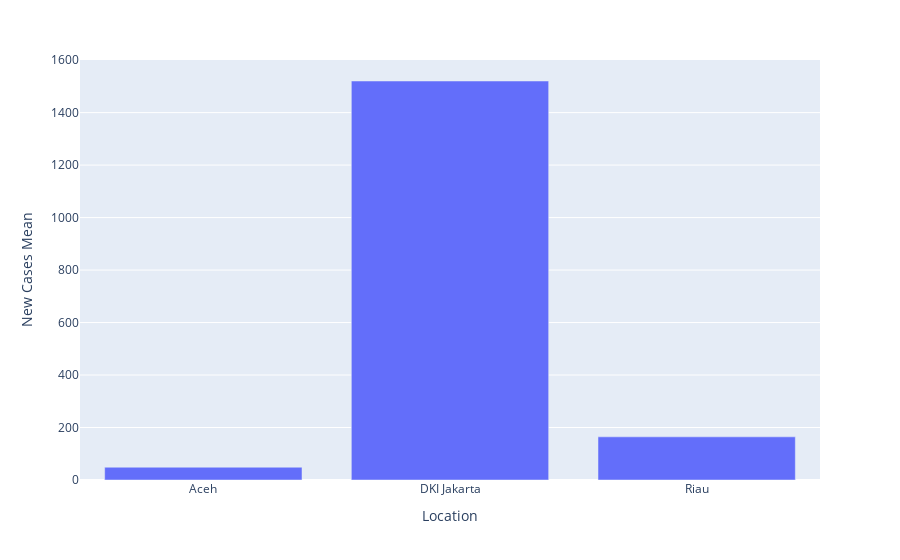

The cell this chart's notebook holds for it:
### Code cell
px.bar(series, x=series.index, y='New Cases',
       labels={"New Cases": "New Cases Mean"})

### Figure 1 — Plotly figure (JSON) as saved in the notebook; plotly's stock layout.template omitted (floating-point values rounded to 4 significant figures)
{"data": [{"alignmentgroup": "True", "hovertemplate": "Location=%{x}<br>New Cases Mean=%{y}<extra></extra>", "legendgroup": "", "marker": {"color": "#636efa", "pattern": {"shape": ""}}, "name": "", "offsetgroup": "", "orientation": "v", "showlegend": false, "textposition": "auto", "type": "bar", "x": ["Aceh", "DKI Jakarta", "Riau"], "xaxis": "x", "y": [48.71, 1520.0, 164.5], "yaxis": "y"}], "layout": {"barmode": "relative", "legend": {"tracegroupgap": 0}, "margin": {"t": 60}, "xaxis": {"anchor": "y", "domain": [0, 1], "title": {"text": "Location"}}, "yaxis": {"anchor": "x", "domain": [0, 1], "title": {"text": "New Cases Mean"}}}}
